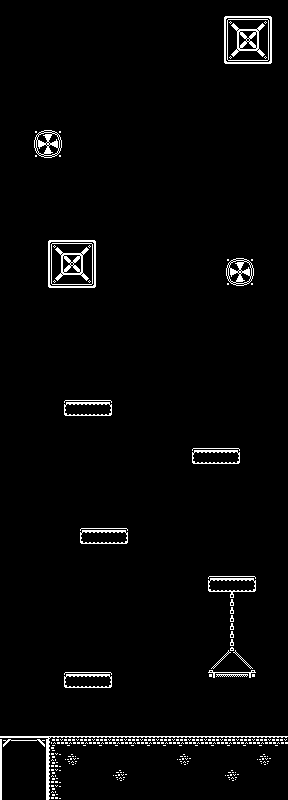

This is a level from a 2D game, rendered from its Tiled map with the project's own tilesets. A one-line summary and the complete map file follow:
An orthogonal 18x50 tile map with 16x16 px tiles, 1 tile layer (BG) and 11 objects.

<map version="1.10" tiledversion="1.11.2" orientation="orthogonal" renderorder="right-down" width="18" height="50" tilewidth="16" tileheight="16" infinite="0" nextlayerid="4" nextobjectid="18">
 <tileset firstgid="1" source="monochrome_sheet.tsx" />
 <layer id="1" name="BG" width="18" height="50">
  <data encoding="csv">
379,379,379,379,379,379,379,379,379,379,379,379,379,379,379,379,379,379,
379,379,379,379,379,379,379,379,379,379,379,379,379,379,352,353,354,379,
379,379,379,379,379,379,379,379,379,379,379,379,379,379,372,373,374,379,
379,379,379,379,379,379,379,379,379,379,379,379,379,379,392,393,394,379,
379,379,379,379,379,379,379,379,379,379,379,379,379,379,379,379,379,379,
379,379,379,379,379,379,379,379,379,379,379,379,379,379,379,379,379,379,
379,379,379,379,379,379,379,379,379,379,379,379,379,379,379,379,379,379,
379,379,379,379,379,379,379,379,379,379,379,379,379,379,379,379,379,379,
379,379,288,289,379,379,379,379,379,379,379,379,379,379,379,379,379,379,
379,379,308,309,379,379,379,379,379,379,379,379,379,379,379,379,379,379,
379,379,379,379,379,379,379,379,379,379,379,379,379,379,379,379,379,379,
379,379,379,379,379,379,379,379,379,379,379,379,379,379,379,379,379,379,
379,379,379,379,379,379,379,379,379,379,379,379,379,379,379,379,379,379,
379,379,379,379,379,379,379,379,379,379,379,379,379,379,379,379,379,379,
379,379,379,379,379,379,379,379,379,379,379,379,379,379,379,379,379,379,
379,379,379,352,353,354,379,379,379,379,379,379,379,379,379,379,379,379,
379,379,379,372,373,374,379,379,379,379,379,379,379,379,288,289,379,379,
379,379,379,392,393,394,379,379,379,379,379,379,379,379,308,309,379,379,
379,379,379,379,379,379,379,379,379,379,379,379,379,379,379,379,379,379,
379,379,379,379,379,379,379,379,379,379,379,379,379,379,379,379,379,379,
379,379,379,379,379,379,379,379,379,379,379,379,379,379,379,379,379,379,
379,379,379,379,379,379,379,379,379,379,379,379,379,379,379,379,379,379,
379,379,379,379,379,379,379,379,379,379,379,379,379,379,379,379,379,379,
379,379,379,379,379,379,379,379,379,379,379,379,379,379,379,379,379,379,
379,379,379,379,379,379,379,379,379,379,379,379,379,379,379,379,379,379,
379,379,379,379,171,172,173,379,379,379,379,379,379,379,379,379,379,379,
379,379,379,379,379,379,379,379,379,379,379,379,379,379,379,379,379,379,
379,379,379,379,379,379,379,379,379,379,379,379,379,379,379,379,379,379,
379,379,379,379,379,379,379,379,379,379,379,379,171,172,173,379,379,379,
379,379,379,379,379,379,379,379,379,379,379,379,379,379,379,379,379,379,
379,379,379,379,379,379,379,379,379,379,379,379,379,379,379,379,379,379,
379,379,379,379,379,379,379,379,379,379,379,379,379,379,379,379,379,379,
379,379,379,379,379,379,379,379,379,379,379,379,379,379,379,379,379,379,
379,379,379,379,379,171,172,173,379,379,379,379,379,379,379,379,379,379,
379,379,379,379,379,379,379,379,379,379,379,379,379,379,379,379,379,379,
379,379,379,379,379,379,379,379,379,379,379,379,379,379,379,379,379,379,
379,379,379,379,379,379,379,379,379,379,379,379,379,171,172,173,379,379,
379,379,379,379,379,379,379,379,379,379,379,379,379,379,24,379,379,379,
379,379,379,379,379,379,379,379,379,379,379,379,379,379,24,379,379,379,
379,379,379,379,379,379,379,379,379,379,379,379,379,379,24,379,379,379,
379,379,379,379,379,379,379,379,379,379,379,379,379,137,6,137,379,379,
379,379,379,379,379,379,379,379,379,379,379,379,379,25,26,27,379,379,
379,379,379,379,171,172,173,379,379,379,379,379,379,45,46,47,379,379,
379,379,379,379,379,379,379,379,379,379,379,379,379,379,379,379,379,379,
379,379,379,379,379,379,379,379,379,379,379,379,379,379,379,379,379,379,
379,379,379,379,379,379,379,379,379,379,379,379,379,379,379,379,379,379,
181,182,183,276,277,277,277,277,277,277,277,277,277,277,277,277,277,277,
201,379,203,296,297,379,379,379,379,379,379,297,379,379,379,379,297,379,
201,379,203,296,379,379,379,297,379,379,379,379,379,379,297,379,379,379,
201,379,203,296,379,379,379,379,379,379,379,379,379,379,379,379,379,379
</data>
 </layer>
 <objectgroup id="2" name="Platforms" visible="0">
  <object id="1" x="0" y="736">
   <polygon points="0,0 0,64 288,64 288,0" />
  </object>
  <object id="3" x="64" y="400">
   <polygon points="0,0 0,16 48,16 48,0" />
  </object>
  <object id="4" x="192" y="448">
   <polygon points="0,0 0,16 48,16 48,0" />
  </object>
  <object id="5" x="80" y="528">
   <polygon points="0,0 0,16 48,16 48,0" />
  </object>
  <object id="6" x="208" y="576">
   <polygon points="0,0 0,16 48,16 48,0" />
  </object>
  <object id="7" x="64" y="672">
   <polygon points="0,0 0,16 48,16 48,0" />
  </object>
  <object id="9" x="208" y="672">
   <polygon points="0,0 48,0 47.9167,5.72917 0.104167,5.72917" />
  </object>
  <object id="12" x="47.6667" y="239.667" width="47.3333" height="48.3333" />
  <object id="17" x="227.5" y="259.25" width="24.5" height="25.25" />
 </objectgroup>
 <objectgroup id="3" name="Entities">
  <object id="2" x="159.834" y="722.333">
   <properties>
    <property name="type" value="player" />
   </properties>
   <point />
  </object>
  <object id="10" x="191.545" y="706.364">
   <properties>
    <property name="type" value="bot_master" />
   </properties>
   <point />
  </object>
 </objectgroup>
</map>
